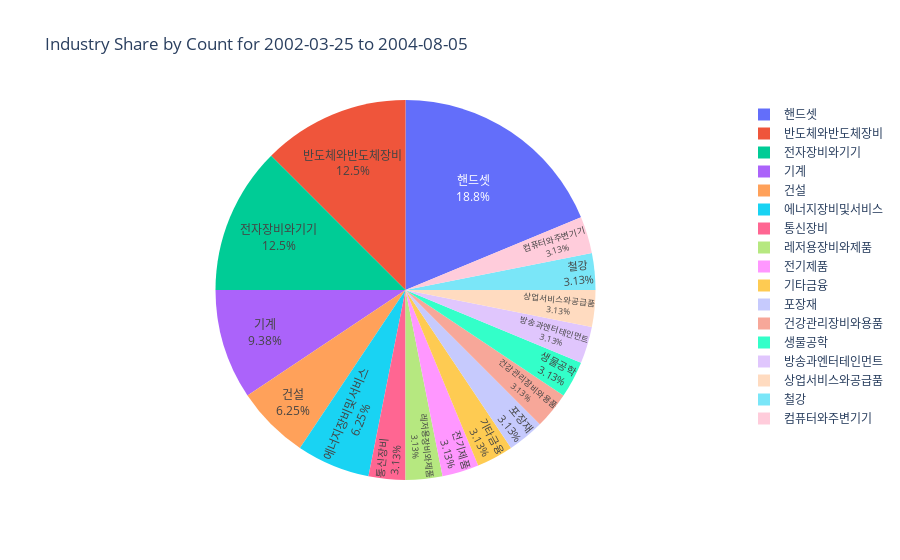
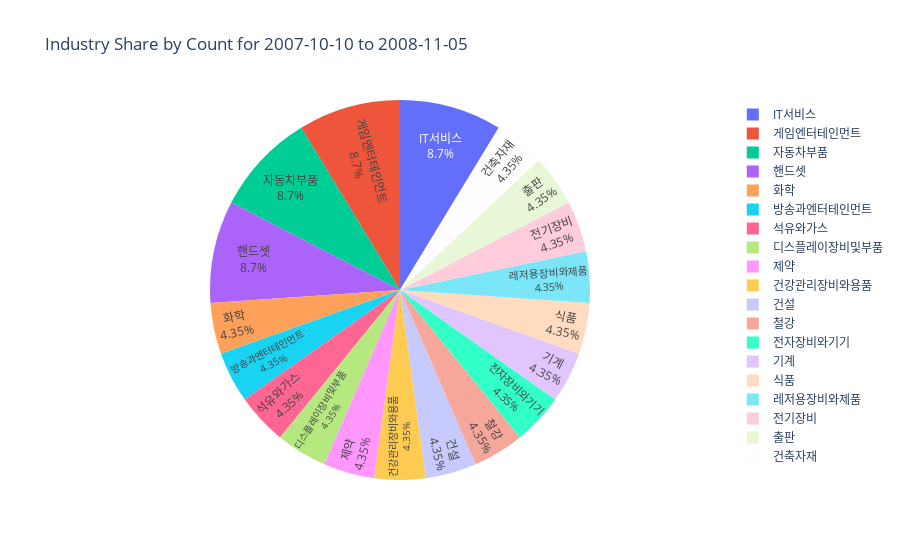
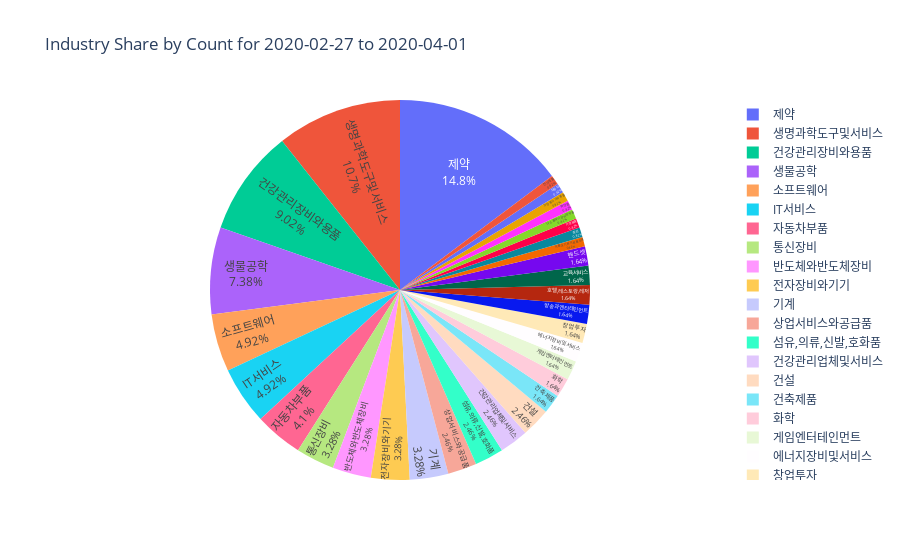

The notebook cell saved with these charts, in order:
### Markdown cell above
### Drawing pie charts by industry by period

### Code cell
import plotly.express as px

for period, group in rising_stocks_total.groupby('Period'):
    industry_count = group['Industry'].value_counts().reset_index()
    industry_count.columns = ['Industry', 'Count']
    total_count = industry_count['Count'].sum()
    industry_count['Percentage'] = (industry_count['Count'] / total_count) * 100

    # Pie Chart
    fig = px.pie(industry_count, values='Percentage', names='Industry', 
                 title=f'Industry Share by Count for {period}')
    fig.update_traces(textposition='inside', textinfo='percent+label')
    fig.show()

### Figure 1 — Plotly figure (JSON) as saved in the notebook; plotly's stock layout.template omitted (floating-point values rounded to 4 significant figures)
{"data": [{"domain": {"x": [0, 1], "y": [0, 1]}, "hovertemplate": "Industry=%{label}<br>Percentage=%{value}<extra></extra>", "labels": ["핸드셋", "반도체와반도체장비", "전자장비와기기", "기계", "건설", "에너지장비및서비스", "통신장비", "레저용장비와제품", "전기제품", "기타금융", "포장재", "건강관리장비와용품", "생물공학", "방송과엔터테인먼트", "상업서비스와공급품", "철강", "컴퓨터와주변기기"], "legendgroup": "", "name": "", "showlegend": true, "textinfo": "percent+label", "textposition": "inside", "type": "pie", "values": [18.75, 12.5, 12.5, 9.375, 6.25, 6.25, 3.125, 3.125, 3.125, 3.125, 3.125, 3.125, 3.125, 3.125, 3.125, 3.125, 3.125]}], "layout": {"legend": {"tracegroupgap": 0}, "title": {"text": "Industry Share by Count for 2002-03-25 to 2004-08-05"}}}

### Figure 2 — Plotly figure (JSON) as saved in the notebook; plotly's stock layout.template omitted (floating-point values rounded to 4 significant figures)
{"data": [{"domain": {"x": [0, 1], "y": [0, 1]}, "hovertemplate": "Industry=%{label}<br>Percentage=%{value}<extra></extra>", "labels": ["IT서비스", "게임엔터테인먼트", "자동차부품", "핸드셋", "화학", "방송과엔터테인먼트", "석유와가스", "디스플레이장비및부품", "제약", "건강관리장비와용품", "건설", "철강", "전자장비와기기", "기계", "식품", "레저용장비와제품", "전기장비", "출판", "건축자재"], "legendgroup": "", "name": "", "showlegend": true, "textinfo": "percent+label", "textposition": "inside", "type": "pie", "values": [8.696, 8.696, 8.696, 8.696, 4.348, 4.348, 4.348, 4.348, 4.348, 4.348, 4.348, 4.348, 4.348, 4.348, 4.348, 4.348, 4.348, 4.348, 4.348]}], "layout": {"legend": {"tracegroupgap": 0}, "title": {"text": "Industry Share by Count for 2007-10-10 to 2008-11-05"}}}

### Figure 3 — Plotly figure (JSON) as saved in the notebook; plotly's stock layout.template omitted (floating-point values rounded to 4 significant figures)
{"data": [{"domain": {"x": [0, 1], "y": [0, 1]}, "hovertemplate": "Industry=%{label}<br>Percentage=%{value}<extra></extra>", "labels": ["제약", "생명과학도구및서비스", "건강관리장비와용품", "생물공학", "소프트웨어", "IT서비스", "자동차부품", "통신장비", "반도체와반도체장비", "전자장비와기기", "기계", "상업서비스와공급품", "섬유,의류,신발,호화품", "건강관리업체및서비스", "건설", "건축제품", "화학", "게임엔터테인먼트", "에너지장비및서비스", "창업투자", "방송과엔터테인먼트", "호텔,레스토랑,레저", "교육서비스", "핸드셋", "식품과기본식료품소매", "증권", "가정용품", "디스플레이장비및부품", "화장품", "가정용기기와용품", "자동차", "전기제품"], "legendgroup": "", "name": "", "showlegend": true, "textinfo": "percent+label", "textposition": "inside", "type": "pie", "values": [14.75, 10.66, 9.016, 7.377, 4.918, 4.918, 4.098, 3.279, 3.279, 3.279, 3.279, 2.459, 2.459, 2.459, 2.459, 1.639, 1.639, 1.639, 1.639, 1.639, 1.639, 1.639, 1.639, 1.639, 0.8197, 0.8197, 0.8197, 0.8197, 0.8197, 0.8197, 0.8197, 0.8197]}], "layout": {"legend": {"tracegroupgap": 0}, "title": {"text": "Industry Share by Count for 2020-02-27 to 2020-04-01"}}}
